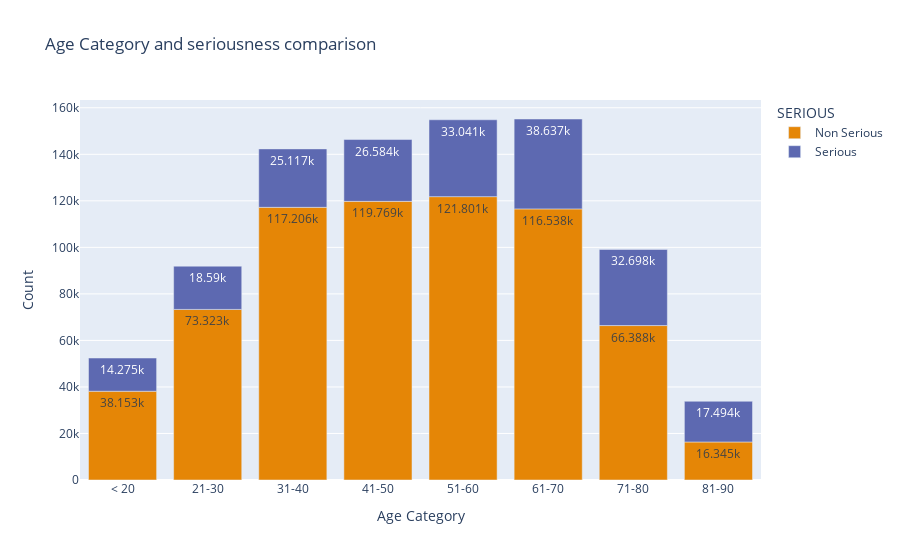

This figure's notebook cell:
### Code cell
age_serious_group = (age_serious.groupby(['AGE_CATEGORY', 'SERIOUS']).size() 
   .reset_index(name='count'))

# Sort the DataFrame by AGE_CATEGORY
age_serious_group['AGE_CATEGORY'] = pd.Categorical(age_serious_group['AGE_CATEGORY'], categories=group, ordered=True)
age_serious_group = age_serious_group.sort_values('AGE_CATEGORY')

# Create the plot
fig = px.bar(age_serious_group, x="AGE_CATEGORY", y="count", color="SERIOUS", 
             text_auto=True,
             color_discrete_sequence=px.colors.qualitative.Vivid,
             title="Age Category and seriousness comparison")
fig.update_layout(
    template="plotly",
    xaxis=dict(title_text="Age Category"),
    yaxis=dict(title_text="Count")
)
fig.show()

### Figure 1 — Plotly figure (JSON) as saved in the notebook; plotly's stock layout.template omitted (floating-point values rounded to 4 significant figures)
{"data": [{"alignmentgroup": "True", "hovertemplate": "SERIOUS=Non Serious<br>AGE_CATEGORY=%{x}<br>count=%{y}<extra></extra>", "legendgroup": "Non Serious", "marker": {"color": "rgb(229, 134, 6)", "pattern": {"shape": ""}}, "name": "Non Serious", "offsetgroup": "Non Serious", "orientation": "v", "showlegend": true, "textposition": "auto", "texttemplate": "%{y}", "type": "bar", "x": ["< 20", "21-30", "31-40", "41-50", "51-60", "61-70", "71-80", "81-90"], "xaxis": "x", "y": [38153, 73323, 117206, 119769, 121801, 116538, 66388, 16345], "yaxis": "y"}, {"alignmentgroup": "True", "hovertemplate": "SERIOUS=Serious<br>AGE_CATEGORY=%{x}<br>count=%{y}<extra></extra>", "legendgroup": "Serious", "marker": {"color": "rgb(93, 105, 177)", "pattern": {"shape": ""}}, "name": "Serious", "offsetgroup": "Serious", "orientation": "v", "showlegend": true, "textposition": "auto", "texttemplate": "%{y}", "type": "bar", "x": ["< 20", "21-30", "31-40", "41-50", "51-60", "61-70", "71-80", "81-90"], "xaxis": "x", "y": [14275, 18590, 25117, 26584, 33041, 38637, 32698, 17494], "yaxis": "y"}], "layout": {"autosize": true, "barmode": "relative", "legend": {"title": {"text": "SERIOUS"}, "tracegroupgap": 0}, "title": {"text": "Age Category and seriousness comparison"}, "xaxis": {"anchor": "y", "autorange": true, "domain": [0, 1], "range": [-0.5, 7.5], "title": {"text": "Age Category"}, "type": "category"}, "yaxis": {"anchor": "x", "autorange": true, "domain": [0, 1], "range": [0, 163300.0], "title": {"text": "Count"}, "type": "linear"}}}
